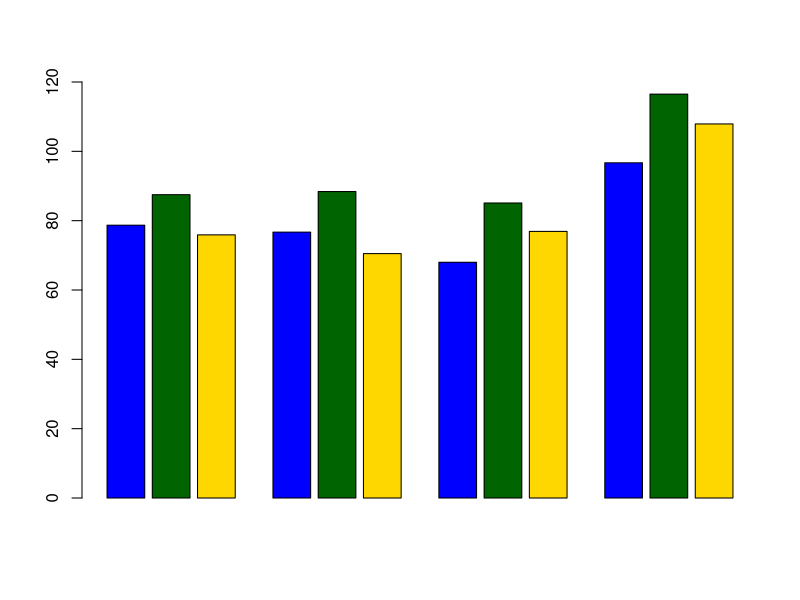
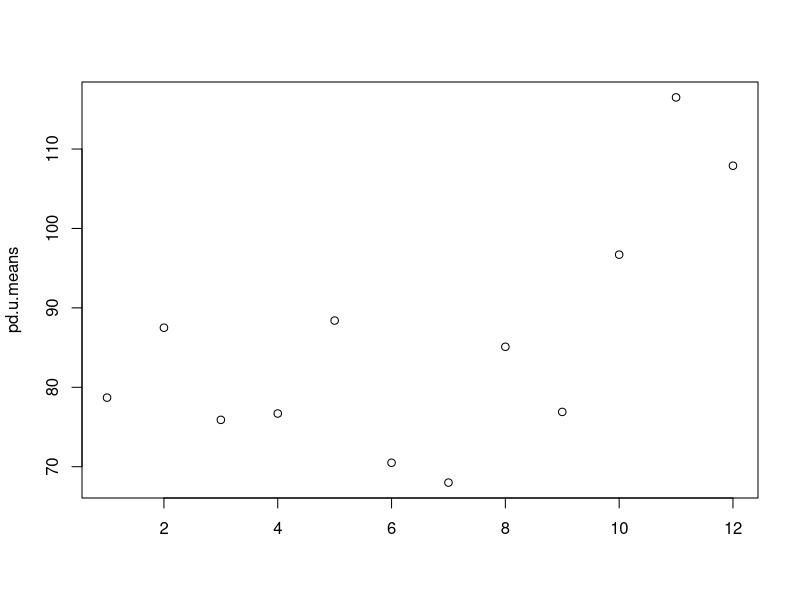
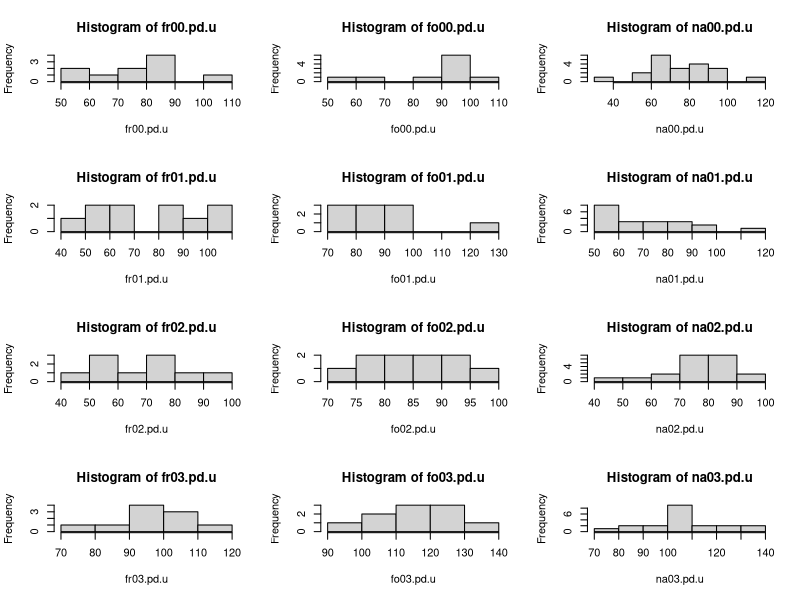

Generate these figures, in order, with R: (Note: this script raises an error after producing the figures.)
setwd("/Users/kjj/Documents/Phylomeet/Analysis/arcot_gw")

##################
# Faith's PD
##################
pd.u <- read.csv("pd.ultra.csv")

fr00.pd.u <- as.numeric(pd.u[1:10,2])
fo00.pd.u <- as.numeric(pd.u[11:20,2])
na00.pd.u <- as.numeric(pd.u[21:40,2])
fr01.pd.u <- as.numeric(pd.u[41:50,2])
fo01.pd.u <- as.numeric(pd.u[51:60,2])
na01.pd.u <- as.numeric(pd.u[61:80,2])
fr02.pd.u <- as.numeric(pd.u[81:90,2])
fo02.pd.u <- as.numeric(pd.u[91:100,2])
na02.pd.u <- as.numeric(pd.u[101:120,2])
fr03.pd.u <- as.numeric(pd.u[121:130,2])
fo03.pd.u <- as.numeric(pd.u[131:140,2])
na03.pd.u <- as.numeric(pd.u[141:160,2])

# standard errors
se <- function(x) sd(x)/sqrt(length(x))

fr00.se.u <- se(fr00.pd.u)
fo00.pd.u <- as.numeric(pd.u[11:20,2])
na00.pd.u <- as.numeric(pd.u[21:40,2])
fr01.pd.u <- as.numeric(pd.u[41:50,2])
fo01.pd.u <- as.numeric(pd.u[51:60,2])
na01.pd.u <- as.numeric(pd.u[61:80,2])
fr02.pd.u <- as.numeric(pd.u[81:90,2])
fo02.pd.u <- as.numeric(pd.u[91:100,2])
na02.pd.u <- as.numeric(pd.u[101:120,2])
fr03.pd.u <- as.numeric(pd.u[121:130,2])
fo03.pd.u <- as.numeric(pd.u[131:140,2])
na03.pd.u <- as.numeric(pd.u[141:160,2])

# bar graph
library(gplots)
pd.u.means <- c(mean(fr00.pd.u), mean(fo00.pd.u), mean(na00.pd.u), mean(fr01.pd.u), mean(fo01.pd.u), mean(na01.pd.u), mean(fr02.pd.u), mean(fo02.pd.u), mean(na02.pd.u), mean(fr03.pd.u), mean(fo03.pd.u), mean(na03.pd.u))

barplot(pd.u.means, space = c(0.2,0.2,0.2,1,0.2,0.2,1,0.2,0.2,1,0.2,0.2), ylim = c(0,120), col = c("blue", "darkgreen", "gold"))
plotCI(pd.u.means, uiw = )


# histograms of nri
par(mfrow=c(4,3))
hist(fr00.pd.u)
hist(fo00.pd.u)
hist(na00.pd.u)
hist(fr01.pd.u)
hist(fo01.pd.u)
hist(na01.pd.u)
hist(fr02.pd.u)
hist(fo02.pd.u)
hist(na02.pd.u)
hist(fr03.pd.u)
hist(fo03.pd.u)
hist(na03.pd.u)

################
# PD QUESTIONS #
################

######################################################
# Do the host types differ across the whole dataset?
######################################################
pd.u.k <- kruskal.test(list(fr00.pd.u, fo00.pd.u, na00.pd.u, fr01.pd.u, fo01.pd.u, na01.pd.u, fr02.pd.u, fo02.pd.u, na02.pd.u, fr03.pd.u, fo03.pd.u, na03.pd.u)); pd.u.k
# TS = 74, p = e-11
pd.u.k <- kruskal.test(list(fr01.pd.u, fo01.pd.u, na01.pd.u, fr02.pd.u, fo02.pd.u, na02.pd.u, fr03.pd.u, fo03.pd.u, na03.pd.u)); pd.u.k
# TS=65, p = e-11
# Yup.

###
# pd analysis alternative
pd.u <- read.csv("pd.u1.csv")
pd.u <- as.matrix(pd.u)
pd.u[pd.u=="fr",]
pd.u$sample



######################################################
# Does PD differ by host type?
######################################################
# mann-whitney test
frfo00.pd.u.mw <- wilcox.test(fr00.pd.u, fo00.pd.u); frfo00.pd.u.mw
nafo00.pd.u.mw <- wilcox.test(na00.pd.u, fo00.pd.u); nafo00.pd.u.mw
frfo01.pd.u.mw <- wilcox.test(fr01.pd.u, fo01.pd.u); frfo01.pd.u.mw
nafo01.pd.u.mw <- wilcox.test(na01.pd.u, fo01.pd.u); nafo01.pd.u.mw
frfo02.pd.u.mw <- wilcox.test(fr02.pd.u, fo02.pd.u); frfo02.pd.u.mw
nafo02.pd.u.mw <- wilcox.test(na02.pd.u, fo02.pd.u); nafo02.pd.u.mw
frfo03.pd.u.mw <- wilcox.test(fr03.pd.u, fo03.pd.u); frfo03.pd.u.mw
nafo03.pd.u.mw <- wilcox.test(na03.pd.u, fo03.pd.u); nafo03.pd.u.mw

# output
pd.ph.mw <- c(frfo00.pd.u.mw$p.value, nafo00.pd.u.mw$p.value, frfo01.pd.u.mw$p.value, nafo01.pd.u.mw$p.value, frfo02.pd.u.mw$p.value, nafo02.pd.u.mw$p.value, frfo03.pd.u.mw$p.value, nafo03.pd.u.mw$p.value)
ph.names <- c("frfo00", "nafo00", "frfo01", "nafo01", "frfo02", "nafo02", "frfo03", "nafo03")
pd.ph.mat <- cbind(ph.names, pd.ph.mw)
write.csv(pd.ph.mat, "pd.ph.csv")


#############
# nri ultra #
#############
nri.u <- read.csv("nri_ultra_rich.csv")
nri.u <- as.matrix(nri.u)

fr00.nri.u <- -as.numeric(nri.u[1:10,7])
fo00.nri.u <- -as.numeric(nri.u[11:20,7])
na00.nri.u <- -as.numeric(nri.u[21:40,7])
fr01.nri.u <- -as.numeric(nri.u[41:50,7])
fo01.nri.u <- -as.numeric(nri.u[51:60,7])
na01.nri.u <- -as.numeric(nri.u[61:80,7])
fr02.nri.u <- -as.numeric(nri.u[81:90,7])
fo02.nri.u <- -as.numeric(nri.u[91:100,7])
na02.nri.u <- -as.numeric(nri.u[101:120,7])
fr03.nri.u <- -as.numeric(nri.u[121:130,7])
fo03.nri.u <- -as.numeric(nri.u[131:140,7])
na03.nri.u <- -as.numeric(nri.u[141:160,7])

fr00m.nri.u <- mean(fr00.nri.u)
fo00m.nri.u <- mean(fo00.nri.u)
na00m.nri.u <- mean(na00.nri.u)
fr01m.nri.u <- mean(fr01.nri.u)
fo01m.nri.u <- mean(fo01.nri.u)
na01m.nri.u <- mean(na01.nri.u)
fr02m.nri.u <- mean(fr02.nri.u)
fo02m.nri.u <- mean(fo02.nri.u)
na02m.nri.u <- mean(na02.nri.u)
fr03m.nri.u <- mean(fr03.nri.u)
fo03m.nri.u <- mean(fo03.nri.u)
na03m.nri.u <- mean(na03.nri.u)


# bar graph of 2001
nri.01.u <- c(mean(fr01.nri.u), mean(fo01.nri.u), mean(na01.nri.u))
barplot(nri.01.u, col=c("blue", "darkgreen", "gold"), axes = T, ylim=c(0,1.3))

# bar graph of mean of all
nri.aves.u <- c(mean(fr00m.nri.u,fr01m.nri.u,fr02m.nri.u,fr03m.nri.u), mean(fo00m.nri.u, fo01m.nri.u, fo02m.nri.u, fo03m.nri.u), mean(na00m.nri.u, na01m.nri.u, na02m.nri.u, na03m.nri.u))
barplot(nri.aves.u, col=c("blue", "darkgreen", "gold"), ylim = c(0,1.6))

# bar graph of all
nri.00_03.u <- c(mean(fr00.nri.u), mean(fo00.nri.u), mean(na00.nri.u), mean(fr01.nri.u), mean(fo01.nri.u), mean(na01.nri.u), mean(fr02.nri.u), mean(fo02.nri.u), mean(na02.nri.u), mean(fr03.nri.u), mean(fo03.nri.u), mean(na03.nri.u))
barplot(nri.00_03.u, space = c(0.2,0.2,0.2,1,0.2,0.2,1,0.2,0.2,1,0.2,0.2), col=c("blue", "darkgreen", "gold"), ylab = "NRI")

# histograms of nri.u
par(mfrow=c(4,3))
hist(fr00.nri.u)
hist(fo00.nri.u)
hist(na00.nri.u)
hist(fr01.nri.u)
hist(fo01.nri.u)
hist(na01.nri.u)
hist(fr02.nri.u)
hist(fo02.nri.u)
hist(na02.nri.u)
hist(fr03.nri.u)
hist(fo03.nri.u)
hist(na03.nri.u)

#################
# NRI QUESTIONS #
#################

######################################################
# Is there non-neutral phylogenetic structure?
######################################################
# wilcoxon test on all host type groups
fr00.nri.u.w <- wilcox.test(fr00.nri.u); fr00.nri.u.w
fo00.nri.u.w <- wilcox.test(fo00.nri.u); fo00.nri.u.w
na00.nri.u.w <- wilcox.test(na00.nri.u); na00.nri.u.w
fr01.nri.u.w <- wilcox.test(fr01.nri.u); fr01.nri.u.w
fo01.nri.u.w <- wilcox.test(fo01.nri.u); fo01.nri.u.w
na01.nri.u.w <- wilcox.test(na01.nri.u); na01.nri.u.w
fr02.nri.u.w <- wilcox.test(fr02.nri.u); fr02.nri.u.w
fo02.nri.u.w <- wilcox.test(fo02.nri.u); fo02.nri.u.w
na02.nri.u.w <- wilcox.test(na02.nri.u); na02.nri.u.w
fr03.nri.u.w <- wilcox.test(fr03.nri.u); fr03.nri.u.w
fo03.nri.u.w <- wilcox.test(fo03.nri.u); fo03.nri.u.w
na03.nri.u.w <- wilcox.test(na03.nri.u); na03.nri.u.w

# extract p-values
nri.u.w <- as.numeric(c(fr00.nri.u.w$p.value, fo00.nri.u.w$p.value, na00.nri.u.w$p.value, fr01.nri.u.w$p.value, fo01.nri.u.w$p.value, na01.nri.u.w$p.value, fr02.nri.u.w$p.value, fo02.nri.u.w$p.value, na02.nri.u.w$p.value, fr03.nri.u.w$p.value, fo03.nri.u.w$p.value, na03.nri.u.w$p.value))

# make character vector of group names, bind to p-values, export to csv
comm.labels <- c("fr00", "fo00", "na00", "fr01", "fo01", "na01", "fr02", "fo02", "na02", "fr03", "fo03", "na03")
nri.u.w.out <- cbind(comm.labels, nri.u.w)
write.csv(nri.u.w.out, "nri.u.w.out.csv")

######################################################
# Do the host types differ across the whole dataset?
######################################################
# kruskal-wallis test
nri.u.k <- kruskal.test(list(fr00.nri.u, fo00.nri.u, na00.nri.u, fr01.nri.u, fo01.nri.u, na01.nri.u, fr02.nri.u, fo02.nri.u, na02.nri.u, fr03.nri.u, fo03.nri.u, na03.nri.u))
# resulting p-value <<< 0.0001
# Chi2 test statistic: 63.3
# So: yes they most definitely differ

# kruskal-wallis test without 2000
nri.u.k <- kruskal.test(list(fr01.nri.u, fo01.nri.u, na01.nri.u, fr02.nri.u, fo02.nri.u, na02.nri.u, fr03.nri.u, fo03.nri.u, na03.nri.u)); nri.u.k
# same result, TS of 53 instead, p-value still <<<0.0001

######################################################
# Do the mean host type values vary?
######################################################
# kruskal-wallis test
nri.aves.u.k <- kruskal.test(list(fr00m.nri.u,fr01m.nri.u,fr02m.nri.u,fr03m.nri.u, fo00m.nri.u, fo01m.nri.u, fo02m.nri.u, fo03m.nri.u,na00m.nri.u, na01m.nri.u, na02m.nri.u, na03m.nri.u)); nri.aves.u.k


######################################################
# Do the host types differ within each year?
######################################################
# kruskal-wallis test
nri00.u.k <- kruskal.test(list(fr00.nri.u, fo00.nri.u, na00.nri.u))
nri01.u.k <- kruskal.test(list(fr01.nri.u, fo01.nri.u, na01.nri.u))
nri02.u.k <- kruskal.test(list(fr02.nri.u, fo02.nri.u, na02.nri.u))
nri03.u.k <- kruskal.test(list(fr03.nri.u, fo03.nri.u, na03.nri.u))

# output
nri.htwy <- c(nri00.u.k$p.value, nri01.u.k$p.value, nri02.u.k$p.value, nri03.u.k$p.value)
year.labels <- c("2000", "2001", "2002", "2003")
nri.htwy.m <- cbind(year.labels, nri.htwy)
write.csv(nri.htwy.m, "nri.htwy.csv")

######################################################
# Do the parental species differ from hybrids (within each year)? 
######################################################
# mann-whitney test
frfo00.nri.u.mw <- wilcox.test(fr00.nri.u, fo00.nri.u); frfo00.nri.u.mw
nafo00.nri.u.mw <- wilcox.test(na00.nri.u, fo00.nri.u); nafo00.nri.u.mw
frfo01.nri.u.mw <- wilcox.test(fr01.nri.u, fo01.nri.u); frfo01.nri.u.mw
nafo01.nri.u.mw <- wilcox.test(na01.nri.u, fo01.nri.u); nafo01.nri.u.mw
frfo02.nri.u.mw <- wilcox.test(fr02.nri.u, fo02.nri.u); frfo02.nri.u.mw
nafo02.nri.u.mw <- wilcox.test(na02.nri.u, fo02.nri.u); nafo02.nri.u.mw
frfo03.nri.u.mw <- wilcox.test(fr03.nri.u, fo03.nri.u); frfo03.nri.u.mw
nafo03.nri.u.mw <- wilcox.test(na03.nri.u, fo03.nri.u); nafo03.nri.u.mw

# output
nri.ph.mw <- c(frfo00.nri.u.mw$p.value, nafo00.nri.u.mw$p.value, frfo01.nri.u.mw$p.value, nafo01.nri.u.mw$p.value, frfo02.nri.u.mw$p.value, nafo02.nri.u.mw$p.value, frfo03.nri.u.mw$p.value, nafo03.nri.u.mw$p.value)
ph.names <- c("frfo00", "nafo00", "frfo01", "nafo01", "frfo02", "nafo02", "frfo03", "nafo03")
nri.ph.mat <- cbind(ph.names, nri.ph.mw)
write.csv(nri.ph.mat, "nri.ph.csv")

######################################################
# Does each host type differ from year to year? 
######################################################
# kruskal-wallis test
nri.fr.u.k <- kruskal.test(list(fr00.nri.u, fr01.nri.u, fr02.nri.u, fr03.nri.u))
nri.fo.u.k <- kruskal.test(list(fo00.nri.u, fo01.nri.u, fo02.nri.u, fo03.nri.u))
nri.na.u.k <- kruskal.test(list(na00.nri.u, na01.nri.u, na02.nri.u, na03.nri.u))

# output
nri.htd <- c(nri.fr.u.k$p.value, nri.fo.u.k$p.value, nri.na.u.k$p.value)
htd.names <- c("fr", "fo", "na")
htd.mat <- cbind(nri.htd,htd.names)
write.csv(htd.mat, "htdy.csv")

# year to year comparison
nri.fr0001.u.mw <- wilcox.test(fr00.nri.u, fr01.nri.u)
nri.fr0102.u.mw <- wilcox.test(fr01.nri.u, fr02.nri.u)
nri.fr0203.u.mw <- wilcox.test(fr02.nri.u, fr03.nri.u)
nri.fo0001.u.mw <- wilcox.test(fo00.nri.u, fo01.nri.u)
nri.fo0102.u.mw <- wilcox.test(fo01.nri.u, fo02.nri.u)
nri.fo0203.u.mw <- wilcox.test(fo02.nri.u, fo03.nri.u)
nri.na0001.u.mw <- wilcox.test(na00.nri.u, na01.nri.u)
nri.na0102.u.mw <- wilcox.test(na01.nri.u, na02.nri.u)
nri.na0203.u.mw <- wilcox.test(na02.nri.u, na03.nri.u)

# output
nri.htd.fr <- c(nri.fr0001.u.mw$p.value, nri.fr0102.u.mw$p.value, nri.fr0203.u.mw$p.value)
nri.htd.fo <- c(nri.fo0001.u.mw$p.value, nri.fo0102.u.mw$p.value, nri.fo0203.u.mw$p.value)
nri.htd.na <- c(nri.na0001.u.mw$p.value, nri.na0102.u.mw$p.value, nri.na0203.u.mw$p.value)
htd.namesffn <- c("2000-01", "2001-02", "2002-03")
htd.ffn.mat <- cbind(htd.namesffn, nri.htd.fr, nri.htd.fo, nri.htd.na)
write.csv(htd.ffn.mat, "htdy.ffn.csv")

##################
# 2001 nti data
##################
nti <- read.csv("nti_ultra_rich.csv")
nti <- as.matrix(nti)

fr01.nti <- as.numeric(nti[41:50,7])
fo01.nti <- as.numeric(nti[51:60,7])
na01.nti <- as.numeric(nti[61:80,7])

# bar graph
nti01.nti <- c(mean(fr01.nti), mean(fo01.nti), mean(na01.nti))
barplot(nti01.nti)

# histograms of nti
par(mfrow=c(1,3))
hist(fr01.nti)
hist(fo01.nti)
hist(na01.nti)

# wilcoxon test
fr01.nti.w <- wilcox.test(fr01.nti); fr01.nti.w
fo01.nti.w <- wilcox.test(fo01.nti); fo01.nti.w
na01.nti.w <- wilcox.test(na01.nti); na01.nti.w

##################
# 2002 nri data
##################
nri <- read.csv("nri_ultra_rich.csv")
nri <- as.matrix(nri)

fr02.nri <- as.numeric(nri[41:50,7])
fo02.nri <- as.numeric(nri[51:60,7])
na02.nri <- as.numeric(nri[61:80,7])

# bar graph
nri02.nri <- c(mean(fr02.nri), mean(fo02.nri), mean(na02.nri))
barplot(nri02.nri)

# histograms of nri
par(mfrow=c(1,3))
hist(fr02.nri)
hist(fo02.nri)
hist(na02.nri)

# wilcoxon test
fr02.nri.w <- wilcox.test(fr02.nri); fr02.nri.w
fo02.nri.w <- wilcox.test(fo02.nri); fo02.nri.w
na02.nri.w <- wilcox.test(na02.nri); na02.nri.w

##################
# 2002 nti data
##################
nti <- read.csv("nti_ultra_rich.csv")
nti <- as.matrix(nti)

fr02.nti <- as.numeric(nti[41:50,7])
fo02.nti <- as.numeric(nti[51:60,7])
na02.nti <- as.numeric(nti[61:80,7])

# bar graph
nti02.nti <- c(mean(fr02.nti), mean(fo02.nti), mean(na02.nti))
barplot(nti02.nti)

# histograms of nti
par(mfrow=c(1,3))
hist(fr02.nti)
hist(fo02.nti)
hist(na02.nti)

# wilcoxon test
fr02.nti.w <- wilcox.test(fr02.nti); fr02.nti.w
fo02.nti.w <- wilcox.test(fo02.nti); fo02.nti.w
na02.nti.w <- wilcox.test(na02.nti); na02.nti.w

##################
# 2003 nri data
##################
nri <- read.csv("nri_ultra_rich.csv")
nri <- as.matrix(nri)

fr03.nri <- as.numeric(nri[41:50,7])
fo03.nri <- as.numeric(nri[51:60,7])
na03.nri <- as.numeric(nri[61:80,7])

# bar graph
nri03.nri <- c(mean(fr03.nri), mean(fo03.nri), mean(na03.nri))
barplot(nri03.nri)

# histograms of nri
par(mfrow=c(1,3))
hist(fr03.nri)
hist(fo03.nri)
hist(na03.nri)

# wilcoxon test
fr03.nri.w <- wilcox.test(fr03.nri); fr03.nri.w
fo03.nri.w <- wilcox.test(fo03.nri); fo03.nri.w
na03.nri.w <- wilcox.test(na03.nri); na03.nri.w

##################
# 2003 nti data
##################
nti <- read.csv("nti_ultra_rich.csv")
nti <- as.matrix(nti)

fr03.nti <- as.numeric(nti[41:50,7])
fo03.nti <- as.numeric(nti[51:60,7])
na03.nti <- as.numeric(nti[61:80,7])

# bar graph
nti03.nti <- c(mean(fr03.nti), mean(fo03.nti), mean(na03.nti))
barplot(nti03.nti)

# histograms of nti
par(mfrow=c(1,3))
hist(fr03.nti)
hist(fo03.nti)
hist(na03.nti)

# wilcoxon test
fr03.nti.w <- wilcox.test(fr03.nti); fr03.nti.w
fo03.nti.w <- wilcox.test(fo03.nti); fo03.nti.w
na03.nti.w <- wilcox.test(na03.nti); na03.nti.w
